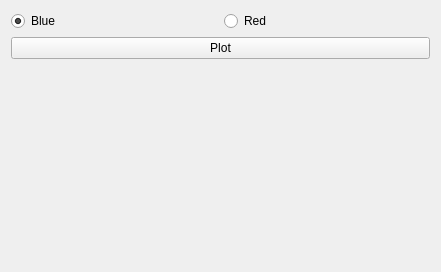
<?xml version="1.0" encoding="UTF-8"?>
<ui version="4.0">
 <class>last_widget</class>
 <widget class="QWidget" name="last_widget">
  <property name="geometry">
   <rect>
    <x>0</x>
    <y>0</y>
    <width>441</width>
    <height>272</height>
   </rect>
  </property>
  <property name="windowTitle">
   <string>Form</string>
  </property>
  <layout class="QGridLayout" name="gridLayout">
   <item row="0" column="0">
    <layout class="QVBoxLayout" name="verticalLayout">
     <item>
      <layout class="QHBoxLayout" name="horizontalLayout">
       <item>
        <widget class="QRadioButton" name="radio_blue">
         <property name="text">
          <string>Blue</string>
         </property>
         <property name="checked">
          <bool>true</bool>
         </property>
        </widget>
       </item>
       <item>
        <widget class="QRadioButton" name="radio_red">
         <property name="text">
          <string>Red</string>
         </property>
        </widget>
       </item>
      </layout>
     </item>
     <item>
      <widget class="QPushButton" name="plot_btn">
       <property name="text">
        <string>Plot</string>
       </property>
      </widget>
     </item>
     <item>
      <spacer name="verticalSpacer">
       <property name="orientation">
        <enum>Qt::Vertical</enum>
       </property>
       <property name="sizeHint" stdset="0">
        <size>
         <width>20</width>
         <height>40</height>
        </size>
       </property>
      </spacer>
     </item>
    </layout>
   </item>
  </layout>
 </widget>
 <resources/>
 <connections/>
</ui>
